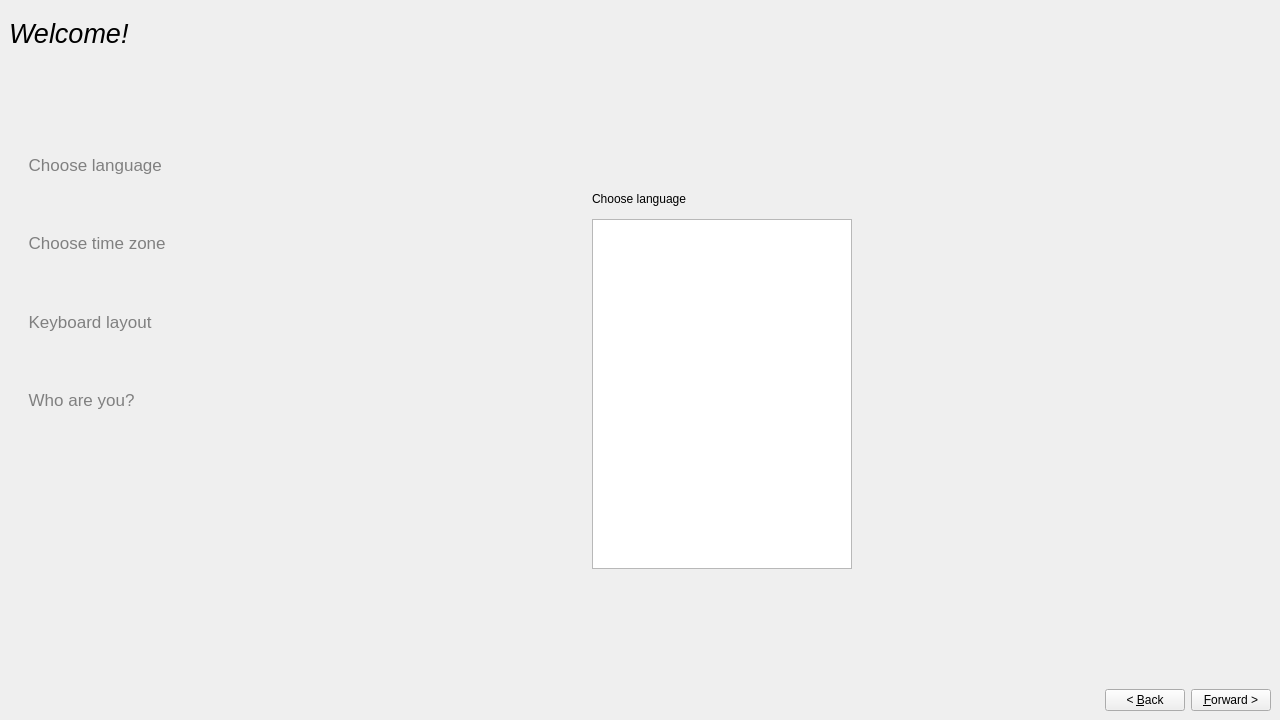
<ui version="4.0" >
 <class>SysConf</class>
 <widget class="QWidget" name="SysConf" >
  <property name="geometry" >
   <rect>
    <x>0</x>
    <y>0</y>
    <width>1280</width>
    <height>720</height>
   </rect>
  </property>
  <property name="windowTitle" >
   <string>System Configuration</string>
  </property>
  <layout class="QGridLayout" >
   <property name="margin" >
    <number>9</number>
   </property>
   <property name="spacing" >
    <number>6</number>
   </property>
   <item row="1" column="0" >
    <spacer>
     <property name="orientation" >
      <enum>Qt::Vertical</enum>
     </property>
     <property name="sizeType" >
      <enum>QSizePolicy::Maximum</enum>
     </property>
     <property name="sizeHint" >
      <size>
       <width>131</width>
       <height>51</height>
      </size>
     </property>
    </spacer>
   </item>
   <item rowspan="3" row="1" column="1" >
    <widget class="QStackedWidget" name="stackedWidget" >
     <property name="sizePolicy" >
      <sizepolicy>
       <hsizetype>7</hsizetype>
       <vsizetype>7</vsizetype>
       <horstretch>0</horstretch>
       <verstretch>0</verstretch>
      </sizepolicy>
     </property>
     <property name="minimumSize" >
      <size>
       <width>500</width>
       <height>381</height>
      </size>
     </property>
     <property name="currentIndex" >
      <number>0</number>
     </property>
     <widget class="QWidget" name="step_language" >
      <layout class="QGridLayout" >
       <property name="margin" >
        <number>9</number>
       </property>
       <property name="spacing" >
        <number>6</number>
       </property>
       <item row="3" column="1" >
        <spacer>
         <property name="orientation" >
          <enum>Qt::Vertical</enum>
         </property>
         <property name="sizeType" >
          <enum>QSizePolicy::Fixed</enum>
         </property>
         <property name="sizeHint" >
          <size>
           <width>191</width>
           <height>91</height>
          </size>
         </property>
        </spacer>
       </item>
       <item row="0" column="1" >
        <spacer>
         <property name="orientation" >
          <enum>Qt::Vertical</enum>
         </property>
         <property name="sizeType" >
          <enum>QSizePolicy::Fixed</enum>
         </property>
         <property name="sizeHint" >
          <size>
           <width>191</width>
           <height>71</height>
          </size>
         </property>
        </spacer>
       </item>
       <item row="2" column="1" >
        <widget class="QListWidget" name="language_list" >
         <property name="maximumSize" >
          <size>
           <width>260</width>
           <height>350</height>
          </size>
         </property>
        </widget>
       </item>
       <item row="1" column="1" >
        <widget class="QLabel" name="language_heading_label" >
         <property name="sizePolicy" >
          <sizepolicy>
           <hsizetype>5</hsizetype>
           <vsizetype>0</vsizetype>
           <horstretch>0</horstretch>
           <verstretch>0</verstretch>
          </sizepolicy>
         </property>
         <property name="text" >
          <string>Choose language</string>
         </property>
        </widget>
       </item>
       <item rowspan="4" row="0" column="2" >
        <spacer>
         <property name="orientation" >
          <enum>Qt::Horizontal</enum>
         </property>
         <property name="sizeHint" >
          <size>
           <width>231</width>
           <height>421</height>
          </size>
         </property>
        </spacer>
       </item>
       <item rowspan="4" row="0" column="0" >
        <spacer>
         <property name="orientation" >
          <enum>Qt::Horizontal</enum>
         </property>
         <property name="sizeHint" >
          <size>
           <width>181</width>
           <height>421</height>
          </size>
         </property>
        </spacer>
       </item>
      </layout>
     </widget>
     <widget class="QWidget" name="step_timezone" >
      <layout class="QGridLayout" >
       <property name="margin" >
        <number>9</number>
       </property>
       <property name="spacing" >
        <number>6</number>
       </property>
       <item row="1" column="1" >
        <widget class="QLabel" name="timezone_comment_label" >
         <property name="sizePolicy" >
          <sizepolicy>
           <hsizetype>5</hsizetype>
           <vsizetype>0</vsizetype>
           <horstretch>0</horstretch>
           <verstretch>0</verstretch>
          </sizepolicy>
         </property>
         <property name="text" >
          <string>Select a city in your country and time zone.</string>
         </property>
        </widget>
       </item>
       <item row="2" column="1" >
        <widget class="QFrame" name="map_frame" >
         <property name="frameShape" >
          <enum>QFrame::StyledPanel</enum>
         </property>
         <property name="frameShadow" >
          <enum>QFrame::Raised</enum>
         </property>
        </widget>
       </item>
       <item row="2" column="2" >
        <spacer>
         <property name="orientation" >
          <enum>Qt::Horizontal</enum>
         </property>
         <property name="sizeType" >
          <enum>QSizePolicy::Fixed</enum>
         </property>
         <property name="sizeHint" >
          <size>
           <width>60</width>
           <height>20</height>
          </size>
         </property>
        </spacer>
       </item>
       <item row="2" column="0" >
        <spacer>
         <property name="orientation" >
          <enum>Qt::Horizontal</enum>
         </property>
         <property name="sizeType" >
          <enum>QSizePolicy::Fixed</enum>
         </property>
         <property name="sizeHint" >
          <size>
           <width>100</width>
           <height>20</height>
          </size>
         </property>
        </spacer>
       </item>
       <item row="3" column="1" >
        <layout class="QGridLayout" >
         <property name="margin" >
          <number>0</number>
         </property>
         <property name="spacing" >
          <number>6</number>
         </property>
         <item row="0" column="0" >
          <widget class="QLabel" name="timezone_city_label" >
           <property name="sizePolicy" >
            <sizepolicy>
             <hsizetype>5</hsizetype>
             <vsizetype>0</vsizetype>
             <horstretch>0</horstretch>
             <verstretch>0</verstretch>
            </sizepolicy>
           </property>
           <property name="text" >
            <string>Selected city:</string>
           </property>
          </widget>
         </item>
         <item row="0" column="1" >
          <widget class="QComboBox" name="city_combo" >
           <property name="sizePolicy" >
            <sizepolicy>
             <hsizetype>7</hsizetype>
             <vsizetype>0</vsizetype>
             <horstretch>0</horstretch>
             <verstretch>0</verstretch>
            </sizepolicy>
           </property>
          </widget>
         </item>
         <item row="0" column="4" >
          <widget class="QLabel" name="region_selected_label" >
           <property name="sizePolicy" >
            <sizepolicy>
             <hsizetype>5</hsizetype>
             <vsizetype>0</vsizetype>
             <horstretch>0</horstretch>
             <verstretch>0</verstretch>
            </sizepolicy>
           </property>
           <property name="text" >
            <string/>
           </property>
          </widget>
         </item>
         <item row="1" column="0" >
          <widget class="QLabel" name="timezone_zone_label" >
           <property name="sizePolicy" >
            <sizepolicy>
             <hsizetype>5</hsizetype>
             <vsizetype>0</vsizetype>
             <horstretch>0</horstretch>
             <verstretch>0</verstretch>
            </sizepolicy>
           </property>
           <property name="text" >
            <string>Time zone:</string>
           </property>
          </widget>
         </item>
         <item row="1" column="1" >
          <widget class="QLabel" name="tz_selected_label" >
           <property name="sizePolicy" >
            <sizepolicy>
             <hsizetype>5</hsizetype>
             <vsizetype>0</vsizetype>
             <horstretch>0</horstretch>
             <verstretch>0</verstretch>
            </sizepolicy>
           </property>
           <property name="text" >
            <string/>
           </property>
          </widget>
         </item>
         <item row="0" column="3" >
          <widget class="QLabel" name="timezone_country_label" >
           <property name="sizePolicy" >
            <sizepolicy>
             <hsizetype>5</hsizetype>
             <vsizetype>0</vsizetype>
             <horstretch>0</horstretch>
             <verstretch>0</verstretch>
            </sizepolicy>
           </property>
           <property name="text" >
            <string>Selected region:</string>
           </property>
          </widget>
         </item>
         <item row="1" column="2" >
          <spacer>
           <property name="orientation" >
            <enum>Qt::Horizontal</enum>
           </property>
           <property name="sizeHint" >
            <size>
             <width>111</width>
             <height>20</height>
            </size>
           </property>
          </spacer>
         </item>
         <item row="1" column="3" >
          <widget class="QLabel" name="timezone_time_label" >
           <property name="sizePolicy" >
            <sizepolicy>
             <hsizetype>5</hsizetype>
             <vsizetype>0</vsizetype>
             <horstretch>0</horstretch>
             <verstretch>0</verstretch>
            </sizepolicy>
           </property>
           <property name="text" >
            <string>Current time:</string>
           </property>
          </widget>
         </item>
         <item row="1" column="4" >
          <widget class="QLabel" name="time_current_label" >
           <property name="sizePolicy" >
            <sizepolicy>
             <hsizetype>5</hsizetype>
             <vsizetype>0</vsizetype>
             <horstretch>0</horstretch>
             <verstretch>0</verstretch>
            </sizepolicy>
           </property>
           <property name="text" >
            <string/>
           </property>
          </widget>
         </item>
         <item row="1" column="5" colspan="2" >
          <spacer>
           <property name="orientation" >
            <enum>Qt::Horizontal</enum>
           </property>
           <property name="sizeHint" >
            <size>
             <width>31</width>
             <height>20</height>
            </size>
           </property>
          </spacer>
         </item>
         <item row="0" column="5" >
          <spacer>
           <property name="orientation" >
            <enum>Qt::Horizontal</enum>
           </property>
           <property name="sizeHint" >
            <size>
             <width>111</width>
             <height>20</height>
            </size>
           </property>
          </spacer>
         </item>
        </layout>
       </item>
       <item row="4" column="1" >
        <spacer>
         <property name="orientation" >
          <enum>Qt::Vertical</enum>
         </property>
         <property name="sizeType" >
          <enum>QSizePolicy::Fixed</enum>
         </property>
         <property name="sizeHint" >
          <size>
           <width>20</width>
           <height>40</height>
          </size>
         </property>
        </spacer>
       </item>
       <item row="0" column="1" >
        <spacer>
         <property name="orientation" >
          <enum>Qt::Vertical</enum>
         </property>
         <property name="sizeType" >
          <enum>QSizePolicy::Fixed</enum>
         </property>
         <property name="sizeHint" >
          <size>
           <width>20</width>
           <height>40</height>
          </size>
         </property>
        </spacer>
       </item>
      </layout>
     </widget>
     <widget class="QWidget" name="step_keyboard" >
      <layout class="QGridLayout" >
       <property name="margin" >
        <number>9</number>
       </property>
       <property name="spacing" >
        <number>6</number>
       </property>
       <item row="3" column="1" >
        <layout class="QGridLayout" >
         <property name="margin" >
          <number>0</number>
         </property>
         <property name="spacing" >
          <number>6</number>
         </property>
         <item row="1" column="1" >
          <widget class="QLineEdit" name="keyboard_test_ledit" />
         </item>
         <item row="0" column="1" >
          <widget class="QLabel" name="keyboard_test_label" >
           <property name="text" >
            <string>You can type into this box to test your new keyboard layout.</string>
           </property>
          </widget>
         </item>
         <item row="1" column="0" >
          <spacer>
           <property name="orientation" >
            <enum>Qt::Horizontal</enum>
           </property>
           <property name="sizeType" >
            <enum>QSizePolicy::Expanding</enum>
           </property>
           <property name="sizeHint" >
            <size>
             <width>20</width>
             <height>20</height>
            </size>
           </property>
          </spacer>
         </item>
         <item row="1" column="2" >
          <spacer>
           <property name="orientation" >
            <enum>Qt::Horizontal</enum>
           </property>
           <property name="sizeHint" >
            <size>
             <width>40</width>
             <height>20</height>
            </size>
           </property>
          </spacer>
         </item>
        </layout>
       </item>
       <item row="2" column="1" >
        <spacer>
         <property name="orientation" >
          <enum>Qt::Vertical</enum>
         </property>
         <property name="sizeType" >
          <enum>QSizePolicy::Fixed</enum>
         </property>
         <property name="sizeHint" >
          <size>
           <width>20</width>
           <height>40</height>
          </size>
         </property>
        </spacer>
       </item>
       <item row="4" column="1" colspan="2" >
        <spacer>
         <property name="orientation" >
          <enum>Qt::Vertical</enum>
         </property>
         <property name="sizeType" >
          <enum>QSizePolicy::Fixed</enum>
         </property>
         <property name="sizeHint" >
          <size>
           <width>20</width>
           <height>40</height>
          </size>
         </property>
        </spacer>
       </item>
       <item row="0" column="1" colspan="2" >
        <spacer>
         <property name="orientation" >
          <enum>Qt::Vertical</enum>
         </property>
         <property name="sizeType" >
          <enum>QSizePolicy::Fixed</enum>
         </property>
         <property name="sizeHint" >
          <size>
           <width>20</width>
           <height>50</height>
          </size>
         </property>
        </spacer>
       </item>
       <item row="1" column="0" >
        <spacer>
         <property name="orientation" >
          <enum>Qt::Horizontal</enum>
         </property>
         <property name="sizeHint" >
          <size>
           <width>40</width>
           <height>20</height>
          </size>
         </property>
        </spacer>
       </item>
       <item row="1" column="2" >
        <spacer>
         <property name="orientation" >
          <enum>Qt::Horizontal</enum>
         </property>
         <property name="sizeHint" >
          <size>
           <width>40</width>
           <height>20</height>
          </size>
         </property>
        </spacer>
       </item>
       <item row="1" column="1" >
        <layout class="QGridLayout" >
         <property name="margin" >
          <number>0</number>
         </property>
         <property name="spacing" >
          <number>6</number>
         </property>
         <item row="1" column="3" >
          <widget class="QListWidget" name="keyboard_list_2" />
         </item>
         <item row="1" column="2" >
          <spacer>
           <property name="orientation" >
            <enum>Qt::Horizontal</enum>
           </property>
           <property name="sizeType" >
            <enum>QSizePolicy::Fixed</enum>
           </property>
           <property name="sizeHint" >
            <size>
             <width>20</width>
             <height>20</height>
            </size>
           </property>
          </spacer>
         </item>
         <item row="1" column="1" >
          <widget class="QListWidget" name="keyboard_list_1" />
         </item>
         <item row="0" column="1" colspan="3" >
          <widget class="QLabel" name="keyboard_comment_label" >
           <property name="text" >
            <string>Which layout is most similar to your keyboard?</string>
           </property>
          </widget>
         </item>
         <item row="1" column="0" >
          <spacer>
           <property name="orientation" >
            <enum>Qt::Horizontal</enum>
           </property>
           <property name="sizeType" >
            <enum>QSizePolicy::Expanding</enum>
           </property>
           <property name="sizeHint" >
            <size>
             <width>40</width>
             <height>20</height>
            </size>
           </property>
          </spacer>
         </item>
        </layout>
       </item>
      </layout>
     </widget>
     <widget class="QWidget" name="step_user" >
      <layout class="QHBoxLayout" >
       <property name="margin" >
        <number>9</number>
       </property>
       <property name="spacing" >
        <number>6</number>
       </property>
       <item>
        <spacer>
         <property name="orientation" >
          <enum>Qt::Horizontal</enum>
         </property>
         <property name="sizeType" >
          <enum>QSizePolicy::Fixed</enum>
         </property>
         <property name="sizeHint" >
          <size>
           <width>100</width>
           <height>20</height>
          </size>
         </property>
        </spacer>
       </item>
       <item>
        <layout class="QVBoxLayout" >
         <property name="margin" >
          <number>0</number>
         </property>
         <property name="spacing" >
          <number>6</number>
         </property>
         <item>
          <spacer>
           <property name="orientation" >
            <enum>Qt::Vertical</enum>
           </property>
           <property name="sizeHint" >
            <size>
             <width>20</width>
             <height>40</height>
            </size>
           </property>
          </spacer>
         </item>
         <item>
          <layout class="QGridLayout" >
           <property name="margin" >
            <number>0</number>
           </property>
           <property name="spacing" >
            <number>6</number>
           </property>
           <item row="1" column="0" >
            <spacer>
             <property name="orientation" >
              <enum>Qt::Horizontal</enum>
             </property>
             <property name="sizeType" >
              <enum>QSizePolicy::Fixed</enum>
             </property>
             <property name="sizeHint" >
              <size>
               <width>20</width>
               <height>20</height>
              </size>
             </property>
            </spacer>
           </item>
           <item row="1" column="3" >
            <widget class="QLabel" name="name_error_reason" >
             <property name="text" >
              <string/>
             </property>
            </widget>
           </item>
           <item row="1" column="1" >
            <widget class="QLineEdit" name="name_ledit" />
           </item>
           <item row="1" column="2" >
            <widget class="QLabel" name="name_error_image" >
             <property name="text" >
              <string/>
             </property>
            </widget>
           </item>
           <item row="1" column="4" >
            <spacer>
             <property name="orientation" >
              <enum>Qt::Horizontal</enum>
             </property>
             <property name="sizeHint" >
              <size>
               <width>40</width>
               <height>20</height>
              </size>
             </property>
            </spacer>
           </item>
           <item row="0" column="1" colspan="4" >
            <widget class="QLabel" name="fullname_label" >
             <property name="sizePolicy" >
              <sizepolicy>
               <hsizetype>5</hsizetype>
               <vsizetype>0</vsizetype>
               <horstretch>0</horstretch>
               <verstretch>0</verstretch>
              </sizepolicy>
             </property>
             <property name="text" >
              <string>What is your name?</string>
             </property>
            </widget>
           </item>
          </layout>
         </item>
         <item>
          <spacer>
           <property name="orientation" >
            <enum>Qt::Vertical</enum>
           </property>
           <property name="sizeHint" >
            <size>
             <width>20</width>
             <height>20</height>
            </size>
           </property>
          </spacer>
         </item>
         <item>
          <layout class="QGridLayout" >
           <property name="margin" >
            <number>0</number>
           </property>
           <property name="spacing" >
            <number>6</number>
           </property>
           <item row="2" column="1" colspan="4" >
            <widget class="QLabel" name="username_extra_label" >
             <property name="sizePolicy" >
              <sizepolicy>
               <hsizetype>1</hsizetype>
               <vsizetype>1</vsizetype>
               <horstretch>0</horstretch>
               <verstretch>0</verstretch>
              </sizepolicy>
             </property>
             <property name="text" >
              <string>&lt;html>&lt;head>&lt;meta name="qrichtext" content="1" />&lt;style type="text/css">
p, li { white-space: pre-wrap; }
&lt;/style>&lt;/head>&lt;body style=" font-family:'Sans Serif'; font-size:9pt; font-weight:400; font-style:normal; text-decoration:none;">
&lt;p style=" margin-top:0px; margin-bottom:0px; margin-left:0px; margin-right:0px; -qt-block-indent:0; text-indent:0px;">&lt;span style=" font-style:italic;">If more than one person will use this computer, you can set up multiple accounts after installation.&lt;/span>&lt;/p>&lt;/body>&lt;/html></string>
             </property>
             <property name="scaledContents" >
              <bool>true</bool>
             </property>
             <property name="wordWrap" >
              <bool>true</bool>
             </property>
            </widget>
           </item>
           <item row="1" column="1" >
            <widget class="QLineEdit" name="uname_ledit" />
           </item>
           <item row="1" column="4" >
            <spacer>
             <property name="orientation" >
              <enum>Qt::Horizontal</enum>
             </property>
             <property name="sizeHint" >
              <size>
               <width>40</width>
               <height>20</height>
              </size>
             </property>
            </spacer>
           </item>
           <item row="1" column="0" >
            <spacer>
             <property name="orientation" >
              <enum>Qt::Horizontal</enum>
             </property>
             <property name="sizeType" >
              <enum>QSizePolicy::Fixed</enum>
             </property>
             <property name="sizeHint" >
              <size>
               <width>20</width>
               <height>31</height>
              </size>
             </property>
            </spacer>
           </item>
           <item row="1" column="3" >
            <widget class="QLabel" name="uname_error_reason" >
             <property name="text" >
              <string/>
             </property>
            </widget>
           </item>
           <item row="1" column="2" >
            <widget class="QLabel" name="uname_error_image" >
             <property name="text" >
              <string/>
             </property>
            </widget>
           </item>
           <item row="0" column="1" colspan="4" >
            <widget class="QLabel" name="username_label" >
             <property name="sizePolicy" >
              <sizepolicy>
               <hsizetype>5</hsizetype>
               <vsizetype>0</vsizetype>
               <horstretch>0</horstretch>
               <verstretch>0</verstretch>
              </sizepolicy>
             </property>
             <property name="text" >
              <string>What name do you want to use to log in?</string>
             </property>
            </widget>
           </item>
          </layout>
         </item>
         <item>
          <spacer>
           <property name="orientation" >
            <enum>Qt::Vertical</enum>
           </property>
           <property name="sizeHint" >
            <size>
             <width>20</width>
             <height>40</height>
            </size>
           </property>
          </spacer>
         </item>
         <item>
          <layout class="QGridLayout" >
           <property name="margin" >
            <number>0</number>
           </property>
           <property name="spacing" >
            <number>6</number>
           </property>
           <item row="1" column="0" >
            <spacer>
             <property name="orientation" >
              <enum>Qt::Horizontal</enum>
             </property>
             <property name="sizeType" >
              <enum>QSizePolicy::Fixed</enum>
             </property>
             <property name="sizeHint" >
              <size>
               <width>20</width>
               <height>20</height>
              </size>
             </property>
            </spacer>
           </item>
           <item row="1" column="5" >
            <spacer>
             <property name="orientation" >
              <enum>Qt::Horizontal</enum>
             </property>
             <property name="sizeHint" >
              <size>
               <width>40</width>
               <height>20</height>
              </size>
             </property>
            </spacer>
           </item>
           <item row="1" column="4" >
            <widget class="QLabel" name="password_error_reason" >
             <property name="text" >
              <string/>
             </property>
            </widget>
           </item>
           <item row="0" column="1" colspan="5" >
            <widget class="QLabel" name="password_label" >
             <property name="sizePolicy" >
              <sizepolicy>
               <hsizetype>5</hsizetype>
               <vsizetype>0</vsizetype>
               <horstretch>0</horstretch>
               <verstretch>0</verstretch>
              </sizepolicy>
             </property>
             <property name="text" >
              <string>Choose a password to keep your account safe.</string>
             </property>
            </widget>
           </item>
           <item row="1" column="1" >
            <widget class="QLineEdit" name="pass_ledit_1" >
             <property name="echoMode" >
              <enum>QLineEdit::Password</enum>
             </property>
            </widget>
           </item>
           <item row="1" column="2" >
            <widget class="QLineEdit" name="pass_ledit_2" >
             <property name="echoMode" >
              <enum>QLineEdit::Password</enum>
             </property>
            </widget>
           </item>
           <item row="1" column="3" >
            <widget class="QLabel" name="password_error_label" >
             <property name="text" >
              <string/>
             </property>
            </widget>
           </item>
           <item row="2" column="1" colspan="5" >
            <widget class="QLabel" name="password_extra_label" >
             <property name="sizePolicy" >
              <sizepolicy>
               <hsizetype>5</hsizetype>
               <vsizetype>0</vsizetype>
               <horstretch>0</horstretch>
               <verstretch>0</verstretch>
              </sizepolicy>
             </property>
             <property name="text" >
              <string>&lt;html>&lt;head>&lt;meta name="qrichtext" content="1" />&lt;style type="text/css">
p, li { white-space: pre-wrap; }
&lt;/style>&lt;/head>&lt;body style=" font-family:'Sans Serif'; font-size:9pt; font-weight:400; font-style:normal; text-decoration:none;">
&lt;p style=" margin-top:0px; margin-bottom:0px; margin-left:0px; margin-right:0px; -qt-block-indent:0; text-indent:0px;">&lt;span style=" font-style:italic;">Enter the same password twice, so that it can be checked for typing errors.&lt;/span>&lt;/p>&lt;/body>&lt;/html></string>
             </property>
             <property name="wordWrap" >
              <bool>false</bool>
             </property>
            </widget>
           </item>
          </layout>
         </item>
         <item>
          <spacer>
           <property name="orientation" >
            <enum>Qt::Vertical</enum>
           </property>
           <property name="sizeHint" >
            <size>
             <width>20</width>
             <height>40</height>
            </size>
           </property>
          </spacer>
         </item>
         <item>
          <spacer>
           <property name="orientation" >
            <enum>Qt::Vertical</enum>
           </property>
           <property name="sizeHint" >
            <size>
             <width>20</width>
             <height>40</height>
            </size>
           </property>
          </spacer>
         </item>
        </layout>
       </item>
       <item>
        <spacer>
         <property name="orientation" >
          <enum>Qt::Horizontal</enum>
         </property>
         <property name="sizeType" >
          <enum>QSizePolicy::Fixed</enum>
         </property>
         <property name="sizeHint" >
          <size>
           <width>40</width>
           <height>20</height>
          </size>
         </property>
        </spacer>
       </item>
      </layout>
     </widget>
    </widget>
   </item>
   <item row="3" column="0" >
    <spacer>
     <property name="orientation" >
      <enum>Qt::Vertical</enum>
     </property>
     <property name="sizeType" >
      <enum>QSizePolicy::Maximum</enum>
     </property>
     <property name="sizeHint" >
      <size>
       <width>131</width>
       <height>71</height>
      </size>
     </property>
    </spacer>
   </item>
   <item row="4" column="0" colspan="2" >
    <layout class="QHBoxLayout" >
     <property name="margin" >
      <number>0</number>
     </property>
     <property name="spacing" >
      <number>6</number>
     </property>
     <item>
      <spacer>
       <property name="orientation" >
        <enum>Qt::Horizontal</enum>
       </property>
       <property name="sizeHint" >
        <size>
         <width>561</width>
         <height>20</height>
        </size>
       </property>
      </spacer>
     </item>
     <item>
      <widget class="QPushButton" name="back" >
       <property name="text" >
        <string>&lt; &amp;Back</string>
       </property>
      </widget>
     </item>
     <item>
      <widget class="QPushButton" name="next" >
       <property name="text" >
        <string>&amp;Forward ></string>
       </property>
      </widget>
     </item>
    </layout>
   </item>
   <item row="0" column="0" colspan="2" >
    <layout class="QGridLayout" >
     <property name="margin" >
      <number>0</number>
     </property>
     <property name="spacing" >
      <number>6</number>
     </property>
     <item row="0" column="0" >
      <widget class="QLabel" name="welcome_label" >
       <property name="sizePolicy" >
        <sizepolicy>
         <hsizetype>5</hsizetype>
         <vsizetype>0</vsizetype>
         <horstretch>0</horstretch>
         <verstretch>0</verstretch>
        </sizepolicy>
       </property>
       <property name="text" >
        <string>&lt;html>&lt;head>&lt;meta name="qrichtext" content="1" />&lt;style type="text/css">
p, li { white-space: pre-wrap; }
&lt;/style>&lt;/head>&lt;body style=" font-family:'Sans Serif'; font-size:9pt; font-weight:400; font-style:normal; text-decoration:none;">
&lt;p style=" margin-top:0px; margin-bottom:0px; margin-left:0px; margin-right:0px; -qt-block-indent:0; text-indent:0px;">&lt;span style=" font-size:20pt; font-style:italic;">Welcome!&lt;/span>&lt;/p>&lt;/body>&lt;/html></string>
       </property>
      </widget>
     </item>
     <item row="1" column="1" colspan="2" >
      <spacer>
       <property name="orientation" >
        <enum>Qt::Horizontal</enum>
       </property>
       <property name="sizeHint" >
        <size>
         <width>646</width>
         <height>21</height>
        </size>
       </property>
      </spacer>
     </item>
     <item row="0" column="1" colspan="2" >
      <spacer>
       <property name="orientation" >
        <enum>Qt::Horizontal</enum>
       </property>
       <property name="sizeHint" >
        <size>
         <width>713</width>
         <height>50</height>
        </size>
       </property>
      </spacer>
     </item>
     <item row="1" column="0" >
      <widget class="QLabel" name="welcome_label_2" >
       <property name="sizePolicy" >
        <sizepolicy>
         <hsizetype>5</hsizetype>
         <vsizetype>0</vsizetype>
         <horstretch>0</horstretch>
         <verstretch>0</verstretch>
        </sizepolicy>
       </property>
       <property name="text" >
        <string>&lt;html>&lt;head>&lt;meta name="qrichtext" content="1" />&lt;style type="text/css">
p, li { white-space: pre-wrap; }
&lt;/style>&lt;/head>&lt;body style=" font-family:'Sans Serif'; font-size:9pt; font-weight:400; font-style:normal; text-decoration:none;">
&lt;p style=" margin-top:0px; margin-bottom:0px; margin-left:0px; margin-right:0px; -qt-block-indent:0; text-indent:0px;">&lt;span style=" font-size:20pt; font-style:italic;">&lt;/span>&lt;/p>&lt;/body>&lt;/html></string>
       </property>
      </widget>
     </item>
    </layout>
   </item>
   <item row="2" column="0" >
    <layout class="QGridLayout" >
     <property name="margin" >
      <number>0</number>
     </property>
     <property name="spacing" >
      <number>6</number>
     </property>
     <item row="4" column="0" >
      <widget class="QLabel" name="step_icon_key" >
       <property name="text" >
        <string/>
       </property>
      </widget>
     </item>
     <item row="5" column="0" colspan="2" >
      <spacer>
       <property name="orientation" >
        <enum>Qt::Vertical</enum>
       </property>
       <property name="sizeType" >
        <enum>QSizePolicy::Fixed</enum>
       </property>
       <property name="sizeHint" >
        <size>
         <width>20</width>
         <height>40</height>
        </size>
       </property>
      </spacer>
     </item>
     <item row="2" column="0" >
      <widget class="QLabel" name="step_icon_loc" >
       <property name="text" >
        <string/>
       </property>
      </widget>
     </item>
     <item row="3" column="0" colspan="2" >
      <spacer>
       <property name="orientation" >
        <enum>Qt::Vertical</enum>
       </property>
       <property name="sizeType" >
        <enum>QSizePolicy::Fixed</enum>
       </property>
       <property name="sizeHint" >
        <size>
         <width>20</width>
         <height>40</height>
        </size>
       </property>
      </spacer>
     </item>
     <item row="1" column="0" colspan="2" >
      <spacer>
       <property name="orientation" >
        <enum>Qt::Vertical</enum>
       </property>
       <property name="sizeType" >
        <enum>QSizePolicy::Fixed</enum>
       </property>
       <property name="sizeHint" >
        <size>
         <width>20</width>
         <height>40</height>
        </size>
       </property>
      </spacer>
     </item>
     <item row="4" column="1" >
      <widget class="QLabel" name="keyboard_heading_label" >
       <property name="text" >
        <string>&lt;html>&lt;head>&lt;meta name="qrichtext" content="1" />&lt;style type="text/css">
p, li { white-space: pre-wrap; }
&lt;/style>&lt;/head>&lt;body style=" font-family:'Sans Serif'; font-size:9pt; font-weight:400; font-style:normal; text-decoration:none;">
&lt;p style=" margin-top:0px; margin-bottom:0px; margin-left:0px; margin-right:0px; -qt-block-indent:0; text-indent:0px;">  &lt;span style=" font-size:13pt; color:gray;">Keyboard layout&lt;/span>&lt;/p>&lt;/body>&lt;/html></string>
       </property>
      </widget>
     </item>
     <item row="0" column="1" >
      <widget class="QLabel" name="language_heading_label" >
       <property name="text" >
        <string>&lt;html>&lt;head>&lt;meta name="qrichtext" content="1" />&lt;style type="text/css">
p, li { white-space: pre-wrap; }
&lt;/style>&lt;/head>&lt;body style=" font-family:'Sans Serif'; font-size:9pt; font-weight:400; font-style:normal; text-decoration:none;">
&lt;p style=" margin-top:0px; margin-bottom:0px; margin-left:0px; margin-right:0px; -qt-block-indent:0; text-indent:0px;">  &lt;span style=" font-size:13pt; color:gray;">Choose language&lt;/span>&lt;/p>&lt;/body>&lt;/html></string>
       </property>
      </widget>
     </item>
     <item row="0" column="0" >
      <widget class="QLabel" name="step_icon_lang" >
       <property name="text" >
        <string/>
       </property>
      </widget>
     </item>
     <item row="2" column="1" >
      <widget class="QLabel" name="timezone_heading_label" >
       <property name="text" >
        <string>&lt;html>&lt;head>&lt;meta name="qrichtext" content="1" />&lt;style type="text/css">
p, li { white-space: pre-wrap; }
&lt;/style>&lt;/head>&lt;body style=" font-family:'Sans Serif'; font-size:9pt; font-weight:400; font-style:normal; text-decoration:none;">
&lt;p style=" margin-top:0px; margin-bottom:0px; margin-left:0px; margin-right:0px; -qt-block-indent:0; text-indent:0px;">  &lt;span style=" font-size:13pt; color:gray;">Choose time zone&lt;/span>&lt;/p>&lt;/body>&lt;/html></string>
       </property>
      </widget>
     </item>
     <item row="6" column="0" >
      <widget class="QLabel" name="step_icon_user" >
       <property name="text" >
        <string/>
       </property>
      </widget>
     </item>
     <item row="6" column="1" >
      <widget class="QLabel" name="user_heading_label" >
       <property name="text" >
        <string>&lt;html>&lt;head>&lt;meta name="qrichtext" content="1" />&lt;style type="text/css">
p, li { white-space: pre-wrap; }
&lt;/style>&lt;/head>&lt;body style=" font-family:'Sans Serif'; font-size:9pt; font-weight:400; font-style:normal; text-decoration:none;">
&lt;p style=" margin-top:0px; margin-bottom:0px; margin-left:0px; margin-right:0px; -qt-block-indent:0; text-indent:0px;">  &lt;span style=" font-size:13pt; color:gray;">Who are you?&lt;/span>&lt;/p>&lt;/body>&lt;/html></string>
       </property>
      </widget>
     </item>
    </layout>
   </item>
  </layout>
 </widget>
 <tabstops>
  <tabstop>back</tabstop>
  <tabstop>language_list</tabstop>
  <tabstop>city_combo</tabstop>
  <tabstop>keyboard_list_1</tabstop>
  <tabstop>keyboard_list_2</tabstop>
  <tabstop>keyboard_test_ledit</tabstop>
  <tabstop>name_ledit</tabstop>
  <tabstop>uname_ledit</tabstop>
  <tabstop>pass_ledit_1</tabstop>
  <tabstop>pass_ledit_2</tabstop>
  <tabstop>next</tabstop>
 </tabstops>
 <resources/>
 <connections/>
</ui>
